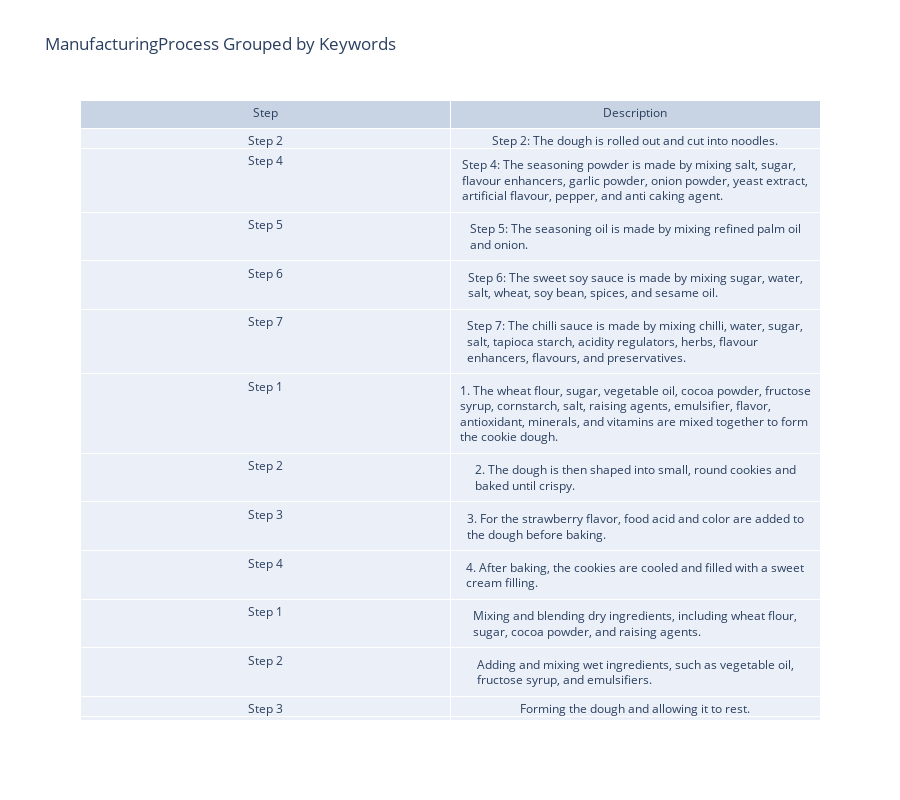

Notebook code for this chart:
### Code cell
import pandas as pd
import plotly.graph_objects as go


query = """
MATCH (ir:ManufacturingProcess)
RETURN ir.Step AS ManufacturingProcessstep, ir.Description AS ManufacturingProcessdes
"""

with driver.session() as session:
    result = session.run(query)
    neo4j_data = [record.data() for record in result]


df = pd.DataFrame(neo4j_data)

# Check column names and rename
product_col = df.columns[df.columns.str.contains('ManufacturingProcessstep', case=False)][0]
desc_col = df.columns[df.columns.str.contains('ManufacturingProcessdes', case=False)][0]
df.rename(columns={product_col: 'Step', desc_col: 'Description'}, inplace=True)

# Define search keywords
keywords = ['salt', 'and']

# Grouping by keyword
grouped = df.groupby(df['Description'].apply(lambda x: any(kw.lower() in str(x).lower() for kw in keywords) if pd.notnull(x) else False))

# Creating visualisation data
fig_data = []
for group_name, group in grouped:
    group_trace = go.Table(
        header=dict(values=['Step', 'Description']),
        cells=dict(values=[group['Step'], group['Description']])
    )
    fig_data.append(group_trace)


fig_layout = go.Layout(
    title='ManufacturingProcess Grouped by Keywords',
    height=800
)


fig = go.Figure(data=fig_data, layout=fig_layout)


fig.show()

### Figure 1 — Plotly figure (JSON) as saved in the notebook; plotly's stock layout.template omitted (floating-point values rounded to 4 significant figures; data arrays with more than 128 entries replaced by an {"elided": "..."} marker saying what was removed)
{"data": [{"cells": {"values": {"elided": "2x852 str values"}}, "header": {"values": ["Step", "Description"]}, "type": "table"}, {"cells": {"values": [["Step 2", "Step 4", "Step 5", "Step 6", "Step 7", "Step 1", "Step 2", "Step 3", "Step 4", "Step 1", "Step 2", "Step 3", "Step 4", "Step 6", "Step 8", "Step 9", "Step 1", "Step 6", "Step 1", "Step 3", "Step 4", "Step 1", "Step 2", "Step 3", "Step 4", "Step 5", "Step 1", "Step 3", "Step 5", "Step 6", "Step 1", "Step 2", "Step 3", "Step 4", "Step 1", "Step 2", "Step 3", "Step 4", "Step 5", "Step 1", "Step 3", "Step 4", "Step 1", "Step 2", "Step 3", "Step 4", "Step 5", "Step 6", "Step 1", "Step 2", "Step 3", "Step 4", "Step 5"], ["Step 2: The dough is rolled out and cut into noodles.", "Step 4: The seasoning powder is made by mixing salt, sugar, flavour enhancers, garlic powder, onion powder, yeast extract, artificial flavour, pepper, and anti caking agent.", "Step 5: The seasoning oil is made by mixing refined palm oil and onion.", "Step 6: The sweet soy sauce is made by mixing sugar, water, salt, wheat, soy bean, spices, and sesame oil.", "Step 7: The chilli sauce is made by mixing chilli, water, sugar, salt, tapioca starch, acidity regulators, herbs, flavour enhancers, flavours, and preservatives.", "1. The wheat flour, sugar, vegetable oil, cocoa powder, fructose syrup, cornstarch, salt, raising agents, emulsifier, flavor, antioxidant, minerals, and vitamins are mixed together to form the cookie dough.", "2. The dough is then shaped into small, round cookies and baked until crispy.", "3. For the strawberry flavor, food acid and color are added to the dough before baking.", "4. After baking, the cookies are cooled and filled with a sweet cream filling.", "Mixing and blending dry ingredients, including wheat flour, sugar, cocoa powder, and raising agents.", "Adding and mixing wet ingredients, such as vegetable oil, fructose syrup, and emulsifiers.", "Forming the dough and allowing it to rest.", "Sheeting and cutting the dough into round wafers.", "Preparing the vanilla creme filling by blending sugar, cornstarch, and other ingredients.", "Assembling the sandwich cookies by topping the creme-filled wafer with a second wafer.", "Cooling and packaging the cookies for distribution.", "1. Apples and mangoes are harvested and processed to extract juice", "6. The mixture is pasteurized to ensure safety and stability", "Step 1: The fruit juices are extracted from pear, apple, pineapple, and passionfruit", "Step 3: Sugar, food acids, and vitamin C are added to the mixture", "Step 4: The mixture is pasteurized to kill any bacteria and extend shelf life", "Step 1: Extracting fruit juices and purées from apples, pears, pineapples, oranges, peaches, and passionfruits.", "Step 2: Combining the fruit juices and purées with water, sugar, food acids, vitamin C, natural flavors, and pectin.", "Step 3: Homogenizing the mixture to ensure a consistent texture and even distribution of ingredients.", "Step 4: Pasteurizing the mixture to kill any microorganisms and ensure a stable shelf life.", "Step 5: Filling the drink into containers, sealing, and cooling for storage and distribution.", "Step 1: Extraction of fruit juices from pear, apple, pineapple, orange, peach, and passionfruit", "Step 3: Addition of sugar and food acids (citric acid and potassium citrate) to enhance the flavor and preserve the product", "Step 5: Homogenization and pasteurization of the mixture to ensure safety and consistency", "Step 6: Filling and sealing of the individual containers", "Step 1: Canola oil, water, sugar, and vinegar are mixed together in a large vat.", "Step 2: Thickeners, egg yolk, gherkins, salt, onion powder, natural colors, preservatives, dill, acidity regulators, and herb extracts are added to the mixture.", "Step 3: The mixture is heated to a specific temperature to ensure proper mixing and emulsification.", "Step 4: The mixture is cooled and bottled for distribution.", "Potatoes are washed, peeled, and sliced into crinkle-cut shapes.", "The sliced potatoes are blanched in a mixture of canola and sunflower oils.", "The blanched potatoes are then fried in the same oil mixture until they are golden brown and crispy.", "While the potatoes are still hot, they are seasoned with a mixture of sugar, maltodextrin, salt, tomato powder, flavor enhancers, food acids, onion powder, and garlic powder.", "The seasoned chips are then cooled and packaged for distribution.", "Step 1: Potatoes are washed, peeled, and thinly sliced", "Step 3: The potatoes are then fried in a blend of canola and sunflower oils", "Step 4: After frying, the chips are seasoned with salt and a mix of antioxidants", "Step 1: Fruits (peach and pear) are sorted, washed, and prepared for processing", "Step 2: The fruits are chopped and blended to form a puree", "Step 3: The fruit puree is mixed with reconstituted refined juice (made from concentrated pear juice, water, antioxidant (ascorbic acid), and acidity regulator (citric acid))", "Step 4: The mixture is homogenized to ensure even distribution of fruit chunks and juice", "Step 5: The product is filled into cups, sealed, and pasteurized for preservation", "Step 6: The cups are labeled, packaged, and prepared for distribution", "Step 1: Preparation of Jelly - Water, sugar, and gelling agents are combined and heated to dissolve the sugar and activate the gelling agents.", "Step 2: Addition of Natural Flavours and Colours - Once the jelly base is prepared, natural flavours and colours are added to give it a tropical flavour and vibrant colour.", "Step 3: Acidification - Acidity regulators are added to balance the pH and enhance the flavour of the jelly.", "Step 4: Fruit Preparation - Peach and pear pieces are prepared and added to the jelly mixture.", "Step 5: Filling and Setting - The mixture is filled into containers and allowed to set in a cool environment."]]}, "header": {"values": ["Step", "Description"]}, "type": "table"}], "layout": {"height": 800, "title": {"text": "ManufacturingProcess Grouped by Keywords"}}}
